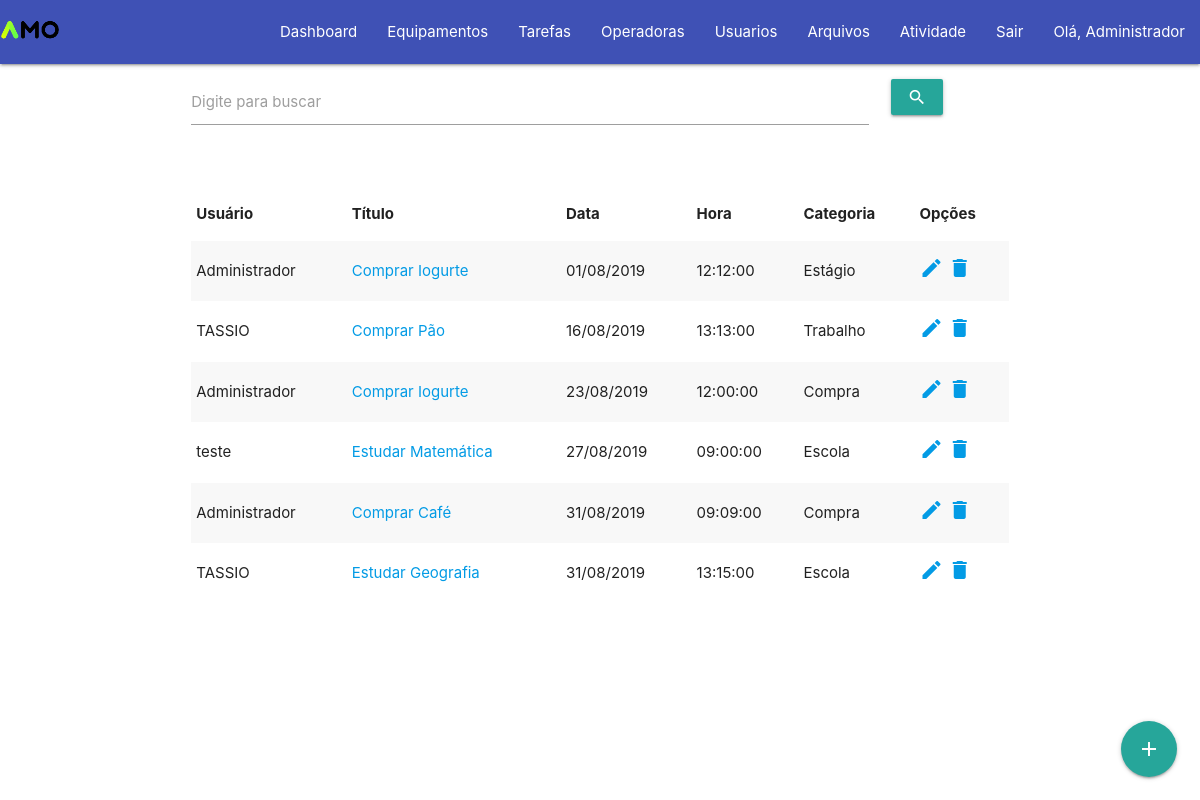
Screenshot of /arquivar_home.php (signed in) with the database file from the repository.
### tables this page shows
CREATE TABLE `tarefas` (
  `cod` int(11) NOT NULL,
  `titulo` varchar(45) NOT NULL,
  `data` date NOT NULL,
  `hora` time NOT NULL,
  `descricao` varchar(255) DEFAULT NULL,
  `usuario_cod` int(11) NOT NULL,
  `categoria_cod` int(11) NOT NULL
);

CREATE TABLE `usuario` (
  `cod` int(11) NOT NULL,
  `nome` varchar(150) NOT NULL,
  `email` varchar(150) NOT NULL,
  `senha` varchar(150) NOT NULL,
  `perfil_cod` int(11) NOT NULL
);

CREATE TABLE `categoria_tarefa` (
  `cod` int(11) NOT NULL,
  `nome` varchar(45) NOT NULL
);

### arquivar_home.php (the view)
<?php require_once("header.php"); ?>
<main class="container">
    <div class="row">
        <div class="col s12">
            <form action="" class="row">
                <div class="input-field col s10">
                    <input type="text" name="busca" id="busca">
                    <label for="busca">Digite para buscar</label>
                </div>
                <div class="input-field col s2">
                    <button class="btn"><i class="material-icons">search</i></button>
                </div>
            </form>
        </div>
    </div>
    <div class="row">
        <div class="col s12">
            <table class="striped">
                <thead>
                    <tr>
                        <?php if ($_SESSION['perfil'] == 1) { ?>
                            <th>Usuário</th>
                        <?php } ?>
                        <th>Título</th>
                        <th>Data</th>
                        <th class="hide-on-small-only">Hora</th>
                        <th class="hide-on-small-only">Categoria</th>
                        <th>Opções</th>
                    </tr>
                </thead>
                <tbody>
                    <?php foreach ($result_tarefas as $tarefa) { ?>
                        <tr>
                            <?php if ($_SESSION['perfil'] == 1) { ?>
                                <td><?= $tarefa['nome'] ?></td>
                            <?php } ?>
                            <td><a href="visualizar_tarefa.php?cod=<?= $tarefa['codt'] ?>"><?= $tarefa['titulo'] ?></a></td>
                            <td><?= date("d/m/Y", strtotime($tarefa['data'])); ?></td>
                            <td class="hide-on-small-only"><?= $tarefa['hora'] ?></td>
                            <?php
                            $cod_tarefa = $tarefa['categoria_cod'];
                            $sql = "SELECT * FROM categoria_tarefa WHERE cod = $cod_tarefa";
                            $result_cat = mysqli_query($con, $sql);
                            $cat_tarefa = mysqli_fetch_array($result_cat);
                            ?>
                            <td class="hide-on-small-only"><?= $cat_tarefa['nome'] ?></td>
                            <td>
                                <a href="editar_tarefa.php?cod=<?= $tarefa['codt'] ?>"><i class="material-icons">edit</i></a>
                                <?php if ($_SESSION['perfil'] == 1) { ?>
                                    <a href="db/excluir_tarefa.php?cod=<?= $tarefa['codt'] ?>"><i class="material-icons">delete</i></a>
                                <?php } ?>
                            </td>
                        </tr>
                    <?php } ?>
                </tbody>
            </table>
        </div>
    </div>
    <div class="fixed-action-btn">
        <a href="cadastro_tarefa.php" class="btn-floating btn-large waves-effect waves-light"><i class="material-icons">add</i></a>
    </div>
</main>
<?php require_once "footer.php"; ?>

### rows the page displays
tarefas: usuario_cod.nome "Administrador", titulo "Comprar Iogurte", data "01/08/2019", hora "12:12:00", categoria_cod.nome "Estágio"
tarefas: usuario_cod.nome "TASSIO", titulo "Comprar Pão", data "16/08/2019", hora "13:13:00", categoria_cod.nome "Trabalho"
tarefas: usuario_cod.nome "Administrador", titulo "Comprar Iogurte", data "23/08/2019", hora "12:00:00", categoria_cod.nome "Compra"
tarefas: usuario_cod.nome "teste", titulo "Estudar Matemática", data "27/08/2019", hora "09:00:00", categoria_cod.nome "Escola"
tarefas: usuario_cod.nome "Administrador", titulo "Comprar Café", data "31/08/2019", hora "09:09:00", categoria_cod.nome "Compra"
tarefas: usuario_cod.nome "TASSIO", titulo "Estudar Geografia", data "31/08/2019", hora "13:15:00", categoria_cod.nome "Escola"

### other values shown
$_SESSION['nome'] "Administrador"
